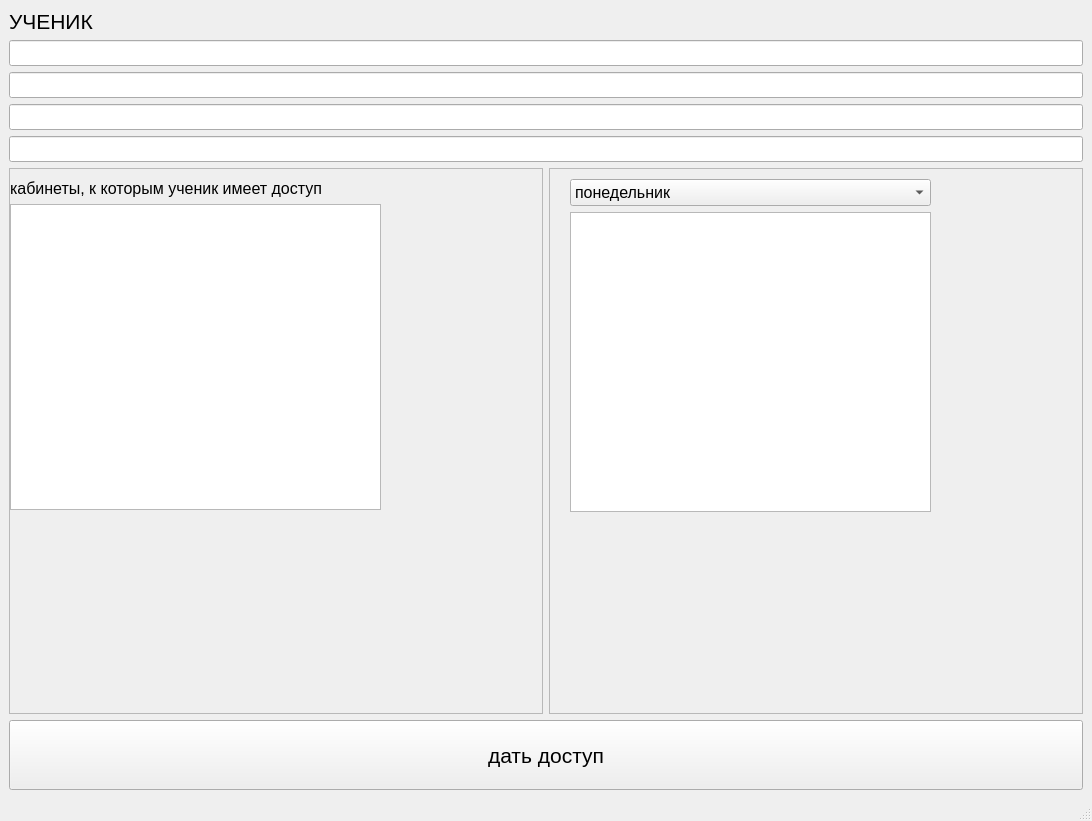
<?xml version="1.0" encoding="UTF-8"?>
<ui version="4.0">
 <class>MainWindow</class>
 <widget class="QMainWindow" name="MainWindow">
  <property name="geometry">
   <rect>
    <x>0</x>
    <y>0</y>
    <width>1092</width>
    <height>821</height>
   </rect>
  </property>
  <property name="windowTitle">
   <string>MainWindow</string>
  </property>
  <widget class="QWidget" name="centralwidget">
   <layout class="QVBoxLayout" name="verticalLayout">
    <item>
     <widget class="QLabel" name="label">
      <property name="font">
       <font>
        <pointsize>16</pointsize>
       </font>
      </property>
      <property name="text">
       <string>УЧЕНИК</string>
      </property>
     </widget>
    </item>
    <item>
     <widget class="QLineEdit" name="familia">
      <property name="font">
       <font>
        <pointsize>11</pointsize>
       </font>
      </property>
      <property name="text">
       <string/>
      </property>
     </widget>
    </item>
    <item>
     <widget class="QLineEdit" name="name">
      <property name="font">
       <font>
        <pointsize>11</pointsize>
       </font>
      </property>
     </widget>
    </item>
    <item>
     <widget class="QLineEdit" name="father">
      <property name="font">
       <font>
        <pointsize>11</pointsize>
       </font>
      </property>
     </widget>
    </item>
    <item>
     <widget class="QLineEdit" name="class_2">
      <property name="font">
       <font>
        <pointsize>11</pointsize>
       </font>
      </property>
     </widget>
    </item>
    <item>
     <layout class="QHBoxLayout" name="horizontalLayout">
      <item>
       <widget class="QScrollArea" name="scrollArea">
        <property name="widgetResizable">
         <bool>true</bool>
        </property>
        <widget class="QWidget" name="scrollAreaWidgetContents">
         <property name="geometry">
          <rect>
           <x>0</x>
           <y>0</y>
           <width>531</width>
           <height>531</height>
          </rect>
         </property>
         <widget class="QWidget" name="verticalLayoutWidget_2">
          <property name="geometry">
           <rect>
            <x>0</x>
            <y>10</y>
            <width>371</width>
            <height>331</height>
           </rect>
          </property>
          <layout class="QVBoxLayout" name="verticalLayout_3">
           <item>
            <widget class="QLabel" name="label_2">
             <property name="font">
              <font>
               <pointsize>12</pointsize>
              </font>
             </property>
             <property name="text">
              <string>кабинеты, к которым ученик имеет доступ</string>
             </property>
            </widget>
           </item>
           <item>
            <widget class="QTableView" name="table_kab"/>
           </item>
          </layout>
         </widget>
        </widget>
       </widget>
      </item>
      <item>
       <widget class="QScrollArea" name="scrollArea_2">
        <property name="widgetResizable">
         <bool>true</bool>
        </property>
        <widget class="QWidget" name="scrollAreaWidgetContents_2">
         <property name="geometry">
          <rect>
           <x>0</x>
           <y>0</y>
           <width>531</width>
           <height>531</height>
          </rect>
         </property>
         <widget class="QWidget" name="verticalLayoutWidget">
          <property name="geometry">
           <rect>
            <x>20</x>
            <y>10</y>
            <width>361</width>
            <height>333</height>
           </rect>
          </property>
          <layout class="QVBoxLayout" name="verticalLayout_2">
           <item>
            <widget class="QComboBox" name="day">
             <property name="font">
              <font>
               <pointsize>12</pointsize>
              </font>
             </property>
             <item>
              <property name="text">
               <string>понедельник</string>
              </property>
             </item>
             <item>
              <property name="text">
               <string>вторник</string>
              </property>
             </item>
             <item>
              <property name="text">
               <string>среда</string>
              </property>
             </item>
             <item>
              <property name="text">
               <string>четверг</string>
              </property>
             </item>
             <item>
              <property name="text">
               <string>пятница</string>
              </property>
             </item>
             <item>
              <property name="text">
               <string>суббота</string>
              </property>
             </item>
            </widget>
           </item>
           <item>
            <widget class="QListView" name="list_lessons">
             <property name="minimumSize">
              <size>
               <width>300</width>
               <height>300</height>
              </size>
             </property>
            </widget>
           </item>
          </layout>
         </widget>
        </widget>
       </widget>
      </item>
     </layout>
    </item>
    <item>
     <widget class="QPushButton" name="give_access">
      <property name="minimumSize">
       <size>
        <width>200</width>
        <height>70</height>
       </size>
      </property>
      <property name="font">
       <font>
        <pointsize>16</pointsize>
       </font>
      </property>
      <property name="text">
       <string>дать доступ</string>
      </property>
     </widget>
    </item>
   </layout>
  </widget>
  <widget class="QMenuBar" name="menubar">
   <property name="geometry">
    <rect>
     <x>0</x>
     <y>0</y>
     <width>1092</width>
     <height>21</height>
    </rect>
   </property>
  </widget>
  <widget class="QStatusBar" name="statusbar"/>
 </widget>
 <resources/>
 <connections/>
</ui>
